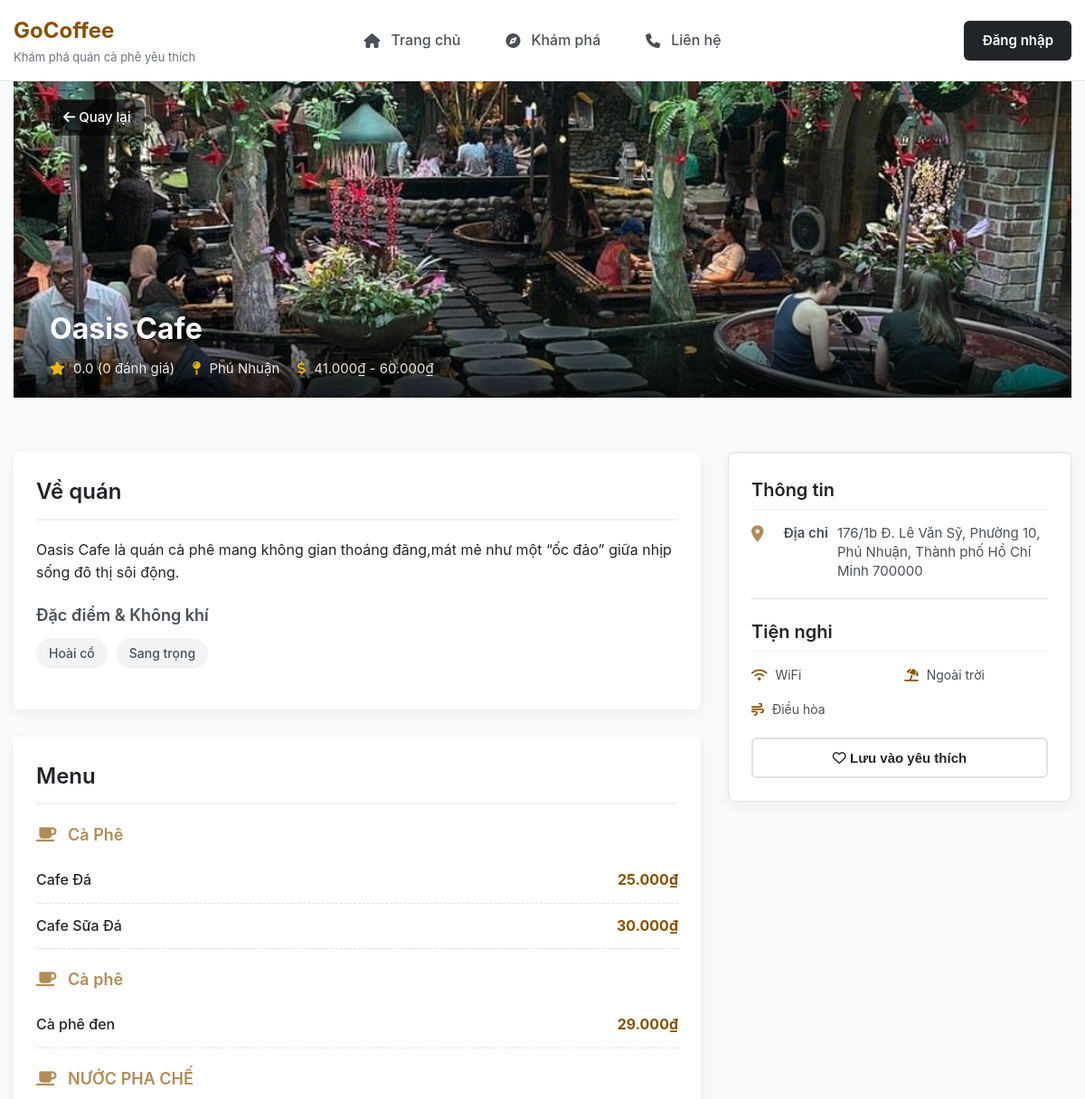
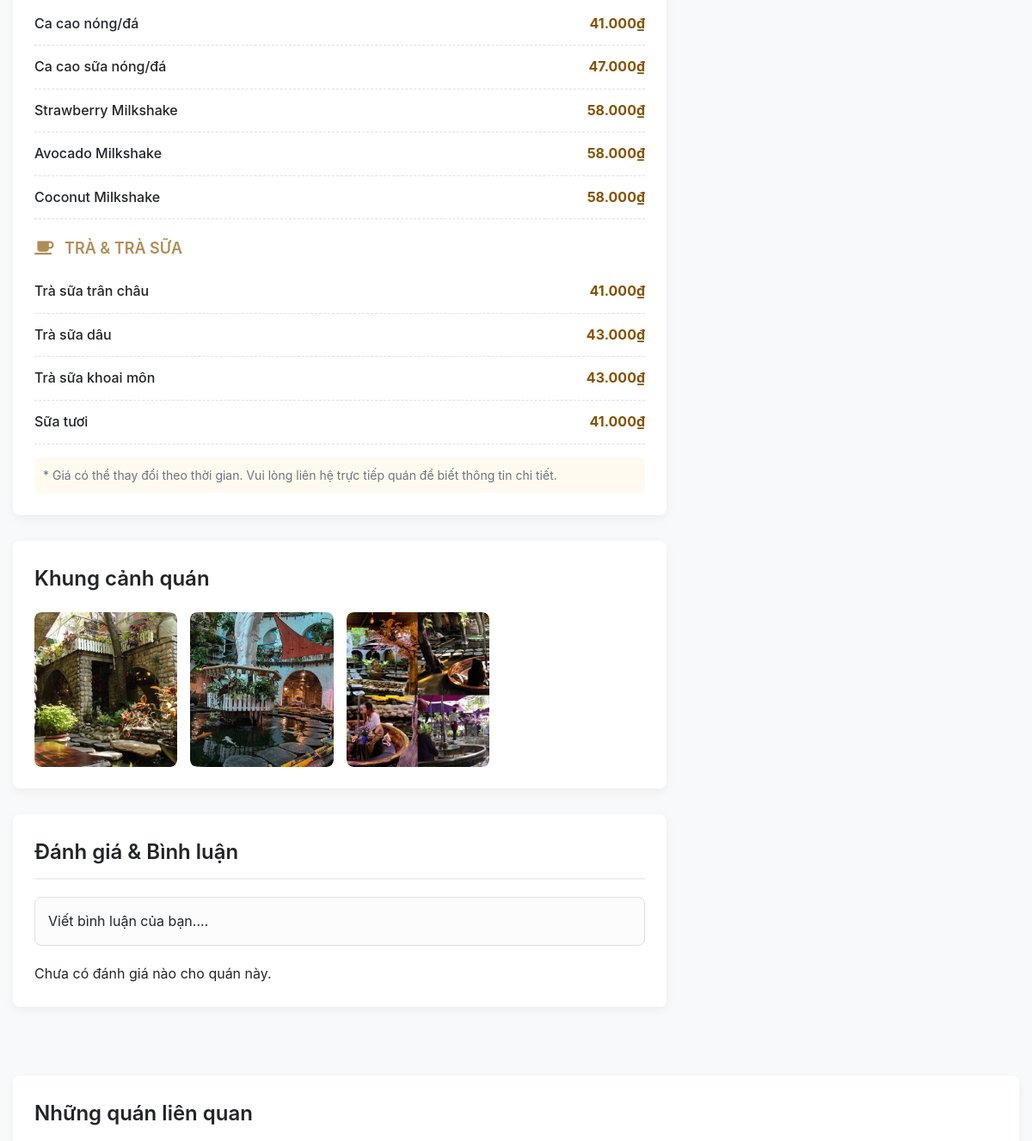
The page /shop/33/ (upper part) on the database as committed earlier (2 pictures, top to bottom).
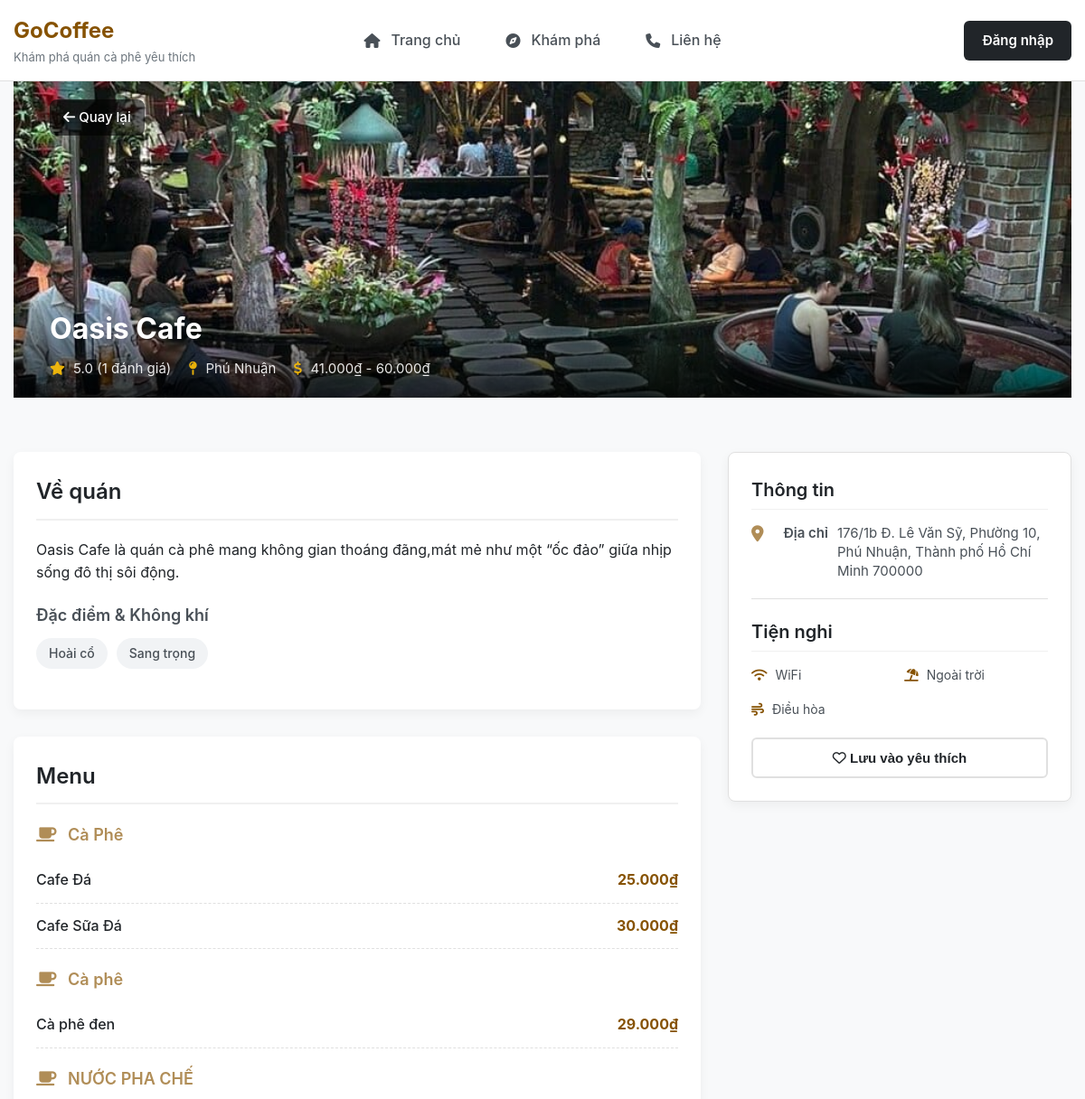
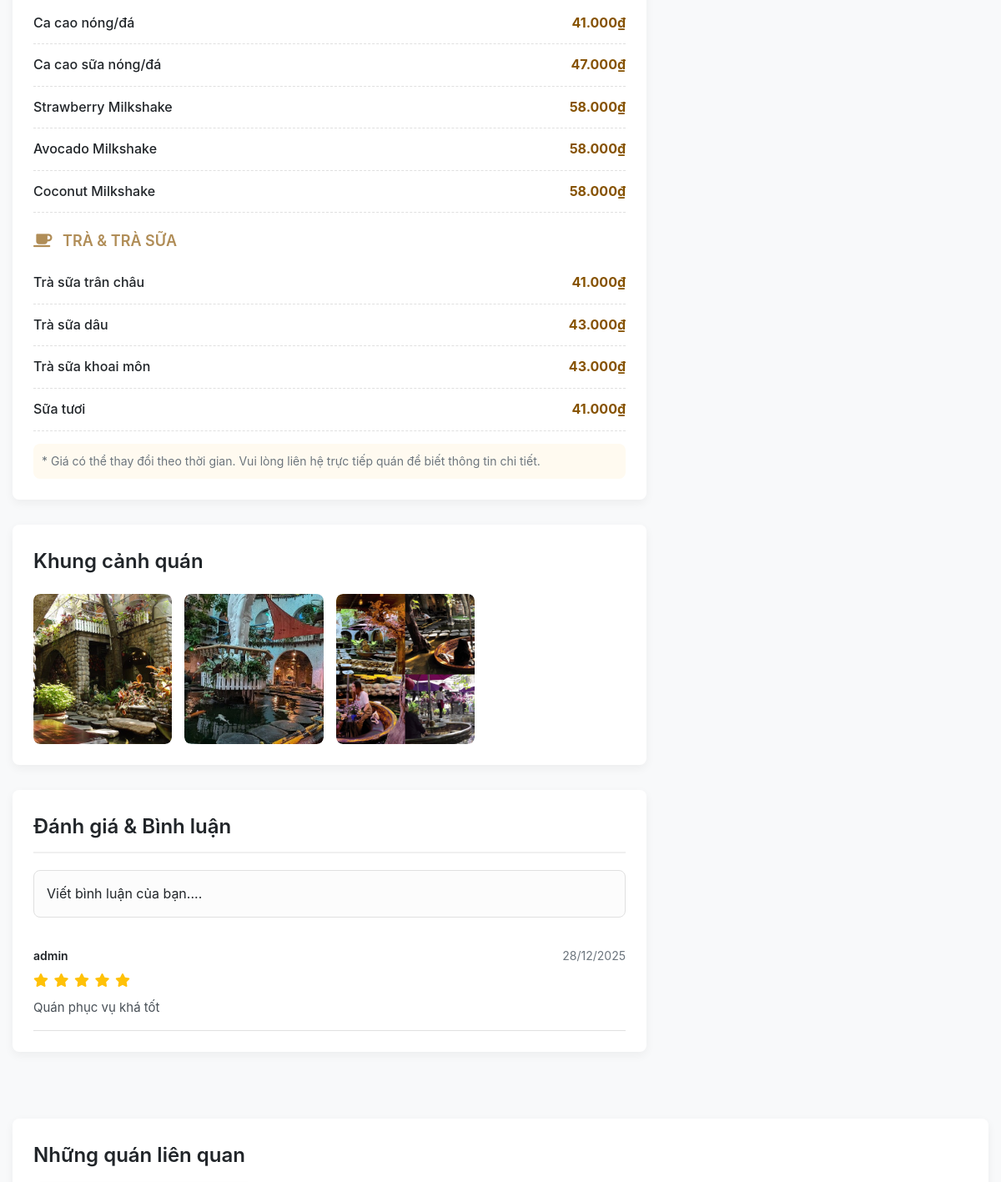
The same page on the database as committed later (2 pictures, top to bottom).
### shops/models.py (models this page shows, shortened)
class CafeShop(models.Model):
    name = models.CharField(max_length = 200)
    address = models.CharField(max_length = 300)
    district = models.CharField(max_length=100, choices=DISTRICT_CHOICES)
    tags = models.CharField(max_length = 300, blank = True)
    amenities = models.CharField(max_length = 300, blank = True) #Tiện ích các thứ như Wifi, Chỗ đậu xe...
    description = models.CharField(max_length = 300, blank = True) #Tối đa 20 chữ
    price_range = models.CharField(max_length=100, choices=PRICE_CHOICES, blank=True)
    cover_image = models.ImageField(upload_to = 'covers/', blank = True, null = True)
    rating = models.FloatField(default = 0, validators = [MinValueValidator(0), MaxValueValidator(5)])
    latitude = models.FloatField(null=True, blank=True)
    longitude = models.FloatField(null=True, blank=True)
    avg_service = models.FloatField(default = 0)
    avg_ambiance = models.FloatField(default = 0)
    avg_drink = models.FloatField(default = 0)
    avg_price = models.FloatField(default = 0)
    def get_tag_list(self):
        if self.tags:
            return self.tags.split(',')
        return []
    def get_amenities_list(self):
        if self.amenities:
            return self.amenities.split(',')
        return []

class MenuItem(models.Model):
    shop = models.ForeignKey(CafeShop, on_delete = models.CASCADE, related_name = 'menu_items')
    category = models.CharField(max_length = 100)
    name = models.CharField(max_length = 100)
    description = models.CharField(max_length = 200, blank = True)
    price = models.IntegerField()

class ShopImage(models.Model):
    shop = models.ForeignKey(CafeShop, on_delete = models.CASCADE, related_name = 'images')
    image = models.ImageField(upload_to = 'shop_gallery/')

class Review(models.Model):
    shop = models.ForeignKey(CafeShop, on_delete = models.CASCADE, related_name = 'reviews')
    user = models.ForeignKey(User, on_delete = models.CASCADE)
    rating = models.IntegerField(default = 1)
    comment = models.TextField(blank = True)
    created_at = models.DateTimeField(auto_now_add = True)
    sentiment_service = models.IntegerField(default = 0)
    sentiment_ambiance = models.IntegerField(default = 0)
    sentiment_drink = models.IntegerField(default = 0)
    sentiment_price = models.IntegerField(default = 0)

### shops/views.py (the view, shortened to what this page needs)
# urls.py: path('shop/<int:shop_id>/', views.shop_detail_view, name='shop_detail'),
def shop_detail_view(request, shop_id):
    shop = get_object_or_404(
        CafeShop.objects.annotate(
            rating_avg=Avg('reviews__rating'),
            review_count=Count('reviews')
        ),
        pk=shop_id
    )
    menu_items = shop.menu_items.all().order_by('category', 'id')
    grouped_menu = {}
    for item in menu_items:
        category = item.category if item.category else "Menu chung"
        if category not in grouped_menu:
            grouped_menu[category] = []
        price_formatted = f"{item.price:,.0f}₫".replace(",", "tmp").replace(".", ",").replace("tmp", ".")
        grouped_menu[category].append({'name': item.name, 'price': price_formatted})
    reviews = shop.reviews.all().select_related('user').order_by('-created_at')
    related_shops = CafeShop.objects.filter(district=shop.district).exclude(pk=shop_id)[:3]
    context = {
        'shop': shop,
        'grouped_menu': grouped_menu,
        'reviews': reviews,
        'related_shops': related_shops,
    }
    return render(request, 'shop_detail.html', context)

### templates/shop_detail.html (shortened to what this page needs)
{% extends 'base.html' %}
{% load static %}
{% block extra_styles %}
<link rel="stylesheet" href="{% static 'css/shop_detail.css' %}">
{% endblock extra_styles %}
{% block content %}
<section class="shop-hero-section">
    <a href="javascript:history.back()" class="btn btn-back">
        <i class="fa-solid fa-arrow-left"></i> Quay lại
    </a>
    <div class="shop-cover-image">
        {% if shop.cover_image %}
        <img src="{{ shop.cover_image.url }}" alt="{{ shop.name }}">
        {% else %}
        <div class="placeholder-image">
            <i class="fa-solid fa-mug-hot fa-5x"></i>
        </div>
        {% endif %}
    </div>
    <div class="shop-info-overlay full-width-overlay">
        <div class="overlay-inner">
            <h1>{{ shop.name }}</h1>
            <div class="shop-meta">
                <span><i class="fa-solid fa-star"></i> {{ shop.rating_avg|default:"0"|floatformat:1 }} ({{ shop.review_count|default:"0" }} đánh giá)</span>
                <span><i class="fa-solid fa-map-pin"></i> {{ shop.district }}</span>
                <span><i class="fa-solid fa-dollar-sign"></i> {{ shop.price_range }}</span>
            </div>
        </div>
    </div>
</section>
<div class="shop-content-container container">
    <div class="main-content">
        <section class="shop-description-section">
            <h2>Về quán</h2>
            <p>{{ shop.description }}</p>
            <div class="shop-features">
                <h3>Đặc điểm & Không khí</h3>
                <div class="tag-list">
                    {% for tag in shop.get_tag_list %}
                    <span class="feature-tag">{{ tag }}</span>
                    {% endfor %}
                </div>
            </div>
        </section>
        <section class="shop-menu-section">
            <h2>Menu</h2>
            {% for category, items in grouped_menu.items %}
            <div class="menu-category">
                <h3><i class="fa-solid fa-mug-saucer"></i> {{ category }}</h3>
                <ul class="menu-list">
                    {% for item in items %}
                    <li class="menu-item">
                        <span class="item-name">{{ item.name }}</span>
                        <span class="item-price">{{ item.price }}</span>
                    </li>
                    {% endfor %}
                </ul>
            </div>
            {% empty %}
            <p>Menu đang được cập nhật.</p>
            {% endfor %}
            <p class="menu-note">
                * Giá có thể thay đổi theo thời gian. Vui lòng liên hệ trực tiếp quán để biết thông tin chi tiết.
            </p>
        </section>
         <section class="gallery-section container">
            <h2>Khung cảnh quán</h2>
            <div class="shop-gallery-grid">
                {% for image in shop.images.all|slice:":4" %}
                <div class="gallery-item">
                    <img src="{{ image.image.url }}" alt="Hình ảnh quán {{ shop.name }}">
                </div>
                {% empty %}
                <p>Đang cập nhật hình ảnh...</p>
                {% endfor %}
            </div>
        </section>
        <section class="shop-review-section">
            <h2>Đánh giá & Bình luận</h2>
            <div class="review-login-prompt">
                <p>Viết bình luận của bạn....</p>
            </div>
            {% for review in reviews %}
            <div class="review-card">
                <div class="review-header">
                    <span class="reviewer-name">{{ review.user.username }}</span>
                    <span class="review-date">{{ review.created_at|date:"d/m/Y" }}</span>
                </div>
                <div class="review-rating">
                    {% for i in "12345"|make_list %}
                    {% if review.rating >= i|default_if_none:"0"|add:"0" %}
                    <i class="fa-solid fa-star rated"></i>
                    {% else %}
                    <i class="fa-regular fa-star"></i>
                    {% endif %}
                    {% endfor %}
                </div>
                <p class="review-comment">{{ review.comment }}</p>
            </div>
            {% empty %}
            <p>Chưa có đánh giá nào cho quán này.</p>
            {% endfor %}
        </section>
    </div>
    <div class="sidebar-content">
        <div class="info-box sticky-box">
            <h2>Thông tin</h2>
            <div class="info-item">
                <i class="fa-solid fa-location-dot"></i>
                <span class="info-label">Địa chỉ</span>
                <p>{{ shop.address }}</p>
            </div>
            <hr>
            <h2>Tiện nghi</h2>
            <div class="amenities-grid">
                {% for amenity in shop.get_amenities_list %}
                <div class="amenity-item">
                    {% with am=amenity|lower %}
                    {% if "wifi" in am %}
                    <i class="fa-solid fa-wifi"></i>
                    {% elif "nhà xe" in am or "gửi xe" in am or "đỗ xe" in am %}
                    <i class="fa-solid fa-square-parking"></i>
                    {% elif "điều hòa" in am or "máy lạnh" in am %}
                    <i class="fa-solid fa-wind"></i>
                    {% elif "thú cưng" in am %}
                    <i class="fa-solid fa-paw"></i>
                    {% elif "24" in am or "24h" in am %}
                    <i class="fa-solid fa-clock"></i>
                    {% elif "ngoài trời" in am %}
                    <i class="fa-solid fa-umbrella-beach"></i>
                    {% elif "nhạc" in am %}
                    <i class="fa-solid fa-music"></i>
                    {% else %}
                    <i class="fa-solid fa-check"></i>
                    {% endif %}
                    {% endwith %}
                    {{ amenity }}
                </div>
                {% endfor %}
            </div>
            <button class="btn btn-outline-primary full-width-btn">
                <i class="fa-regular fa-heart"></i> Lưu vào yêu thích
            </button>
        </div>
    </div>
</div>
<section class="related-shops-section">
    <h2>Những quán liên quan</h2>
</section>
{% endblock %}

### templates/base.html (shortened to what this page needs)
{% load static %}
<!DOCTYPE html>
<html lang="vi">
<head>
    <link rel="stylesheet" href="https://cdnjs.cloudflare.com/ajax/libs/font-awesome/6.5.1/css/all.min.css">
    <link rel="stylesheet" href="https://cdn.jsdelivr.net/npm/swiper@12/swiper-bundle.min.css"/>
    <link rel="stylesheet" href="{% static 'css/style.css' %}">
    <link rel="stylesheet" href="https://unpkg.com/leaflet@1.9.4/dist/leaflet.css"/>
    {% block extra_styles %}
    {% endblock extra_styles %}
</head>
<body>
<header class="header">
    <nav class="navbar container">
        <div class="logo-container">
            <a href="/" class="logo">GoCoffee</a>
            <p class="tagline">Khám phá quán cà phê yêu thích</p>
        </div>
        <ul class="nav-links">
            <li><a href="{% url 'home' %}"
                   class="{% if request.resolver_match.url_name == 'home' %}active{% endif %}"><i
                    class="fa-solid fa-house"></i> Trang chủ</a></li>
            <li><a href="{% url 'shop_list' %}"
                   class="{% if request.resolver_match.url_name == 'shop_list' %}active{% endif %}"><i
                    class="fa-solid fa-compass"></i> Khám phá</a></li>
            <li><a href="{% url 'contact' %}"
                   class="{% if request.resolver_match.url_name == 'contact' %}active{% endif %}"><i
                    class="fa-solid fa-phone"></i> Liên hệ</a></li>
        </ul>
        <div class="nav-actions">
            {% if request.user.is_authenticated %}
            <span>Chào, {{ user.username }}</span>
            <a href="{% url 'logout' %}" class="btn logout-btn">Đăng xuất</a>
            {% else %}
            <a href="#" class="btn btn-primary" id="login-button">Đăng nhập</a>
            {% endif %}
        </div>
    </nav>
</header>
<main class="main-content container">
    {% block content %}
    {% endblock content %}
</main>
</body>
</html>

### static/css/style.css (style rules this page uses)
:root { --font-primary: -apple-system, BlinkMacSystemFont, "Segoe UI", Roboto, "Helvetica Neue", Arial, sans-serif; --primary-color: #865200; --color-dark: #212529; --color-muted: #6c757d; --color-light: #495057; --color-bg: #f8f9fa; --color-white: #ffffff; --color-border: #e0e0e0; --color-accent: #b08d57; --color-star: #ffc107; --container-width: 1200px; --border-radius: 8px; --box-shadow: 0 4px 12px rgba(0, 0, 0, 0.05); }
* { box-sizing: border-box; margin: 0; padding: 0; }
body { font-family: var(--font-primary); background-color: var(--color-bg); color: var(--color-dark); line-height: 1.6; }
img { max-width: 100%; height: auto; display: block; }
a { text-decoration: none; color: inherit; }
ul { list-style: none; }
.container { max-width: var(--container-width); margin-left: auto; margin-right: auto; padding-left: 15px; padding-right: 15px; }
.btn { display: inline-block; padding: 10px 20px; font-size: 15px; font-weight: 600; border-radius: 6px; cursor: pointer; text-align: center; transition: all 0.2s ease; }
.btn-primary { background-color: var(--color-dark); color: var(--color-white); }
.header { background-color: var(--color-white); border-bottom: 1px solid var(--color-border); padding: 15px 0; position: sticky; top: 0; z-index: 1000; }
.navbar { display: flex; align-items: center; justify-content: space-between; position: relative; }
.logo-container { flex-shrink: 0; }
.logo { font-size: 24px; font-weight: 700; color: var(--primary-color); }
.tagline { font-size: 13px; color: var(--color-muted); }
.nav-links { display: flex; gap: 50px; position: absolute; left: 50%; transform: translateX(-50%); }
.nav-links a { display: flex; align-items: center; gap: 12px; font-size: 16px; font-weight: 500; color: var(--color-light); transition: color 0.2s ease; }

Rows that differ between the two databases and show on the page:
changed CafeShop "Oasis Cafe": rating_avg "0.0" → "5.0"; review_count "0" → "1"
added Review: user.username "admin", created_at "28/12/2025", rating 5 (drawn), comment "Quán phục vụ khá tốt"
Other text that changed with them:
text no longer shown: "Chưa có đánh giá nào cho quán này."
